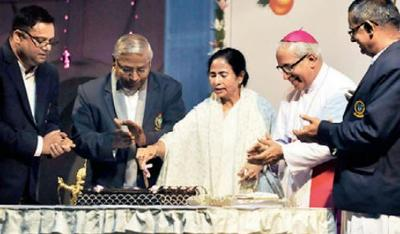
%> input picture 6th_sem/MATLAB/20th-Feb-2018/image3.jpg, 400 x 234 px
$ octave xxximage3.m   (GNU Octave 9; MATLAB toolbox functions it lacks are replaced by stand-ins)
%> lines starting %> are read from the running program, lines starting %| are printed output that depends on the picture; in (x1, y1, x2, y2) boxes, pixels count from 0 and x2, y2 are one past the last pixel; in counts of white or black regions, pixels touching at a corner belong together; the program's own positions count from 1
%Problem-3:xxximage3.m : Write a program to convert any RGB image file to
%Gray scale. Use formula :  gs=.2989*r+.587*g+.114*b. Convert Gray scale
% image to B/W image. Paste Gray scale image and B/W image on RHS of
%RGB image
clc;
close all;
clear all;
file1=input('\nEnter your input Image File Name=','s');
%> the answer given: ../../../../MATLAB/20th-Feb-2018/image3.jpg
file2=input('Enter your output image File Name=','s');
%> the answer given: out.png
x=imread(file1);
%> x is the input picture: size 234x400x3 uint8; mean R, G, B 131.7, 124.1, 122.7
[r,c,d]=size(x);
%> r = 234; c = 400; d = 3
% To convert RGB to gray scale
y(1:r,1:c,1)=.2989*x(1:r,1:c,1)+.587*x(1:r,1:c,2)+.114*x(1:r,1:c,3);
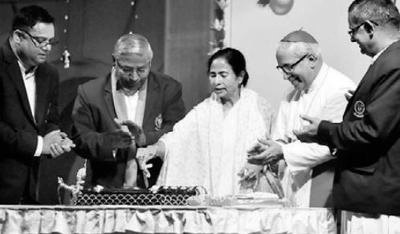
%> y: size 234x400 uint8; min 0, max 255, mean 126.2
x(1:r,c+1:2*c,1)=y(1:r,1:c,1);
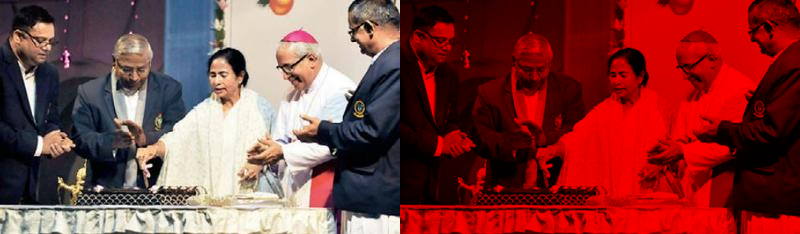
%> x: size 234x800x3 uint8; mean R, G, B 128.9, 62, 61.4
x(1:r,c+1:2*c,2)=y(1:r,1:c,1);
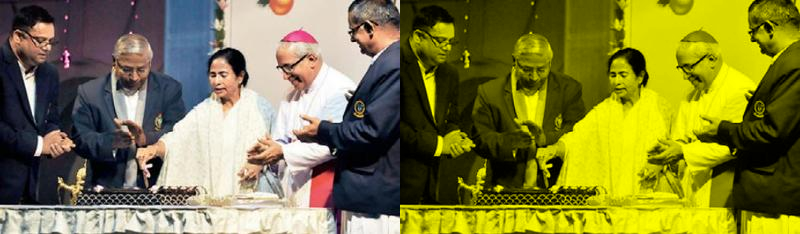
%> x: size 234x800x3 uint8; mean R, G, B 128.9, 125.1, 61.4
x(1:r,c+1:2*c,3)=y(1:r,1:c,1);
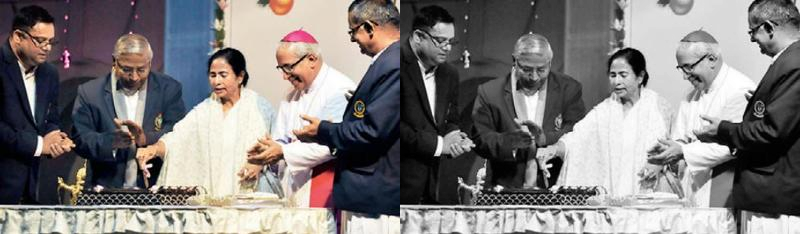
%> x: size 234x800x3 uint8; mean R, G, B 128.9, 125.1, 124.5
% To convert gray scale image to B/W image. We change pixel value 0-126 to
% 0 and 127-255 to 255.
 for i=1:r
        for j=1:c
            if y(i,j,1)>=127
                z(i,j,1)=255;
            else
                z(i,j,1)=0;
            end
        end
    end
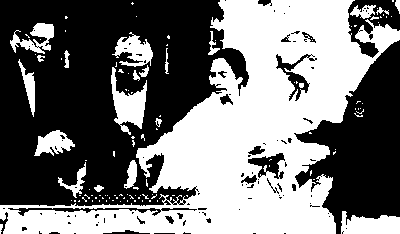
%> z: size 234x400 double; 46.5% white; 115 white regions (93 under 20 px), largest, box (x1, y1, x2, y2) and area: (0, 0, 400, 234) 37427, (111, 67, 147, 135) 1125, (341, 211, 400, 234) 1009
% To paste B/W image on RHS of gray scale image
x(1:r,2*c+1:3*c,1)=z(1:r,1:c,1);
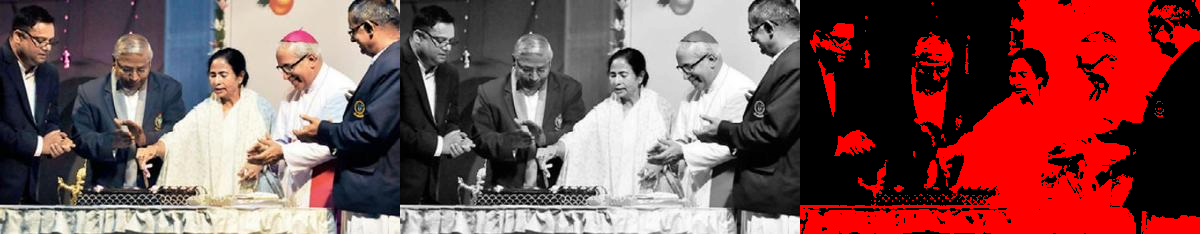
%> x: size 234x1200x3 uint8; mean R, G, B 125.5, 83.4, 83
x(1:r,2*c+1:3*c,2)=z(1:r,1:c,1);
x(1:r,2*c+1:3*c,3)=z(1:r,1:c,1);
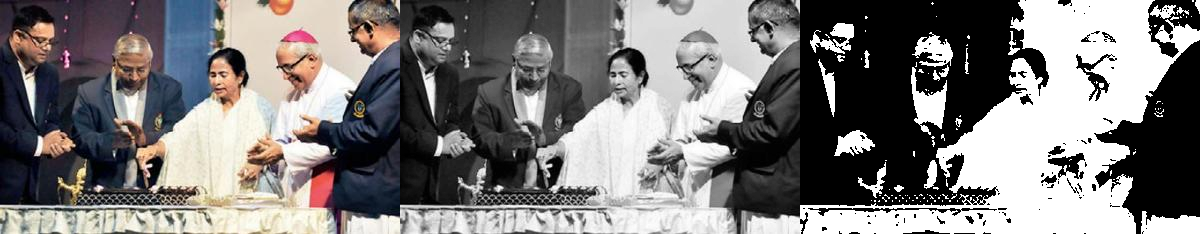
%> x: size 234x1200x3 uint8; mean R, G, B 125.5, 123, 122.5
imshow(x);
imwrite(x,file2);
%End of program
